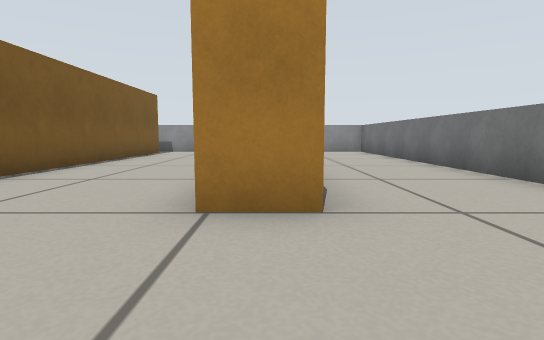
[1] (above)

20 first-person views from a walk through a Gazebo world. The camera is 0.3 m above the floor, tilts 6° down and sees 80° across. The floor is counted in squares, 0.5 m on a side. Each view is taken from the middle of a square. On the plan, view 1 faces up. The plan holds only what a view shows up to about 9 squares ahead; the rest is blank.

[2]
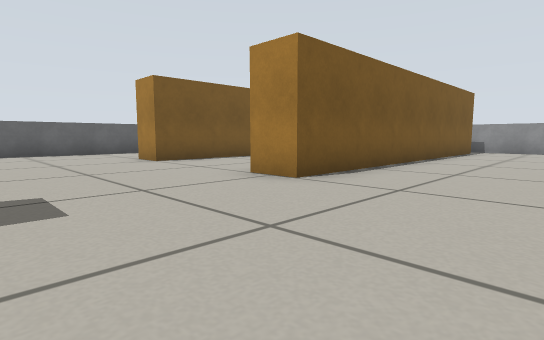

[3]
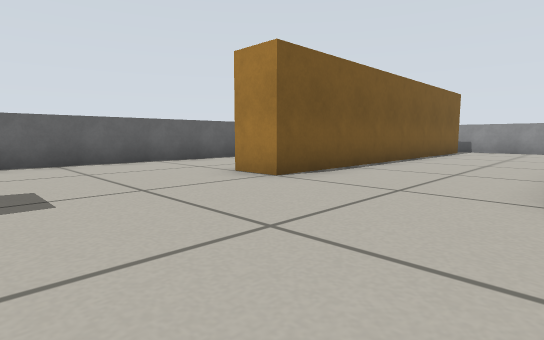

[4]
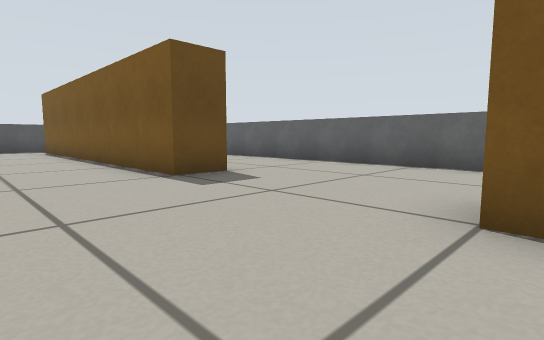

[5]
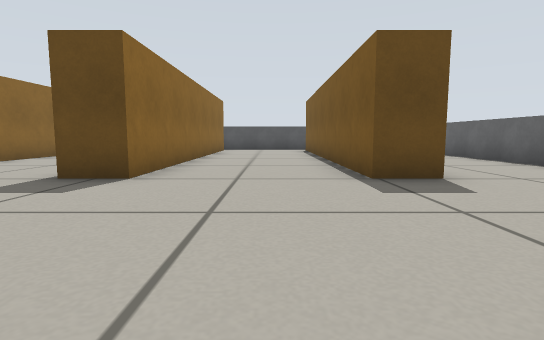

[6]
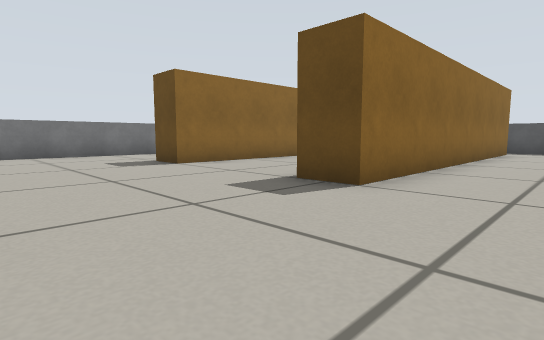

[7]
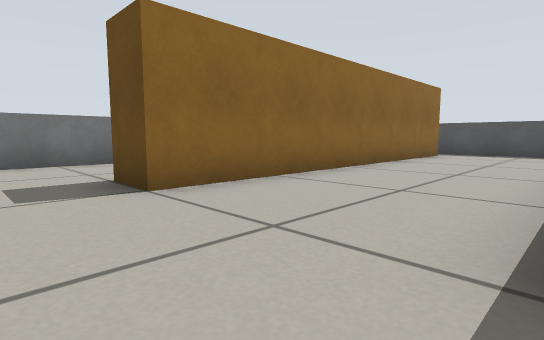

[8]
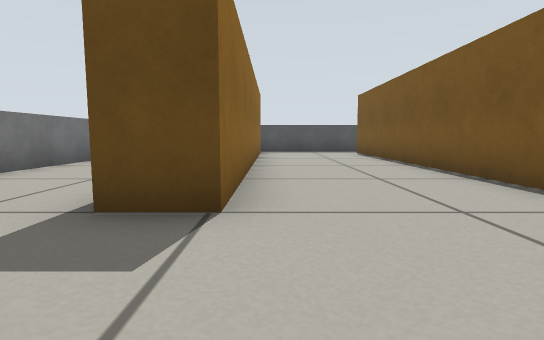

[9]
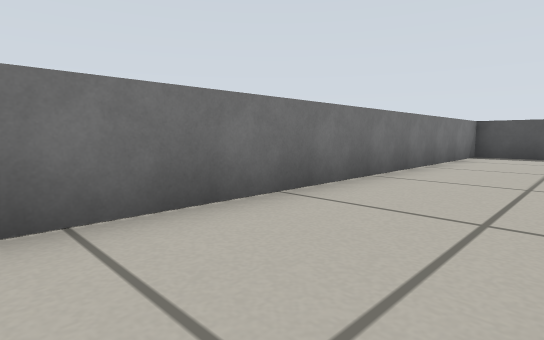

[10]
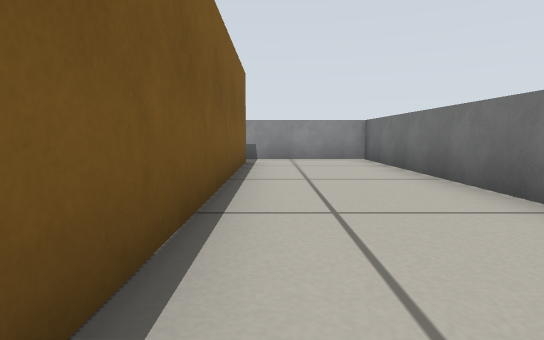

[11]
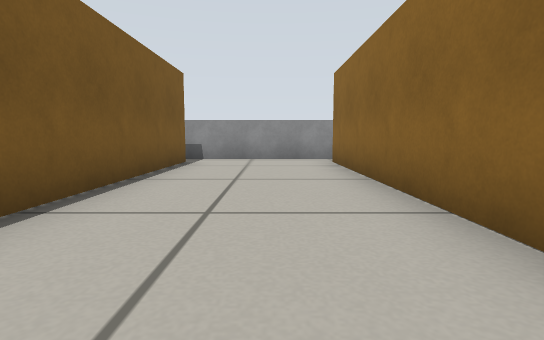

[12]
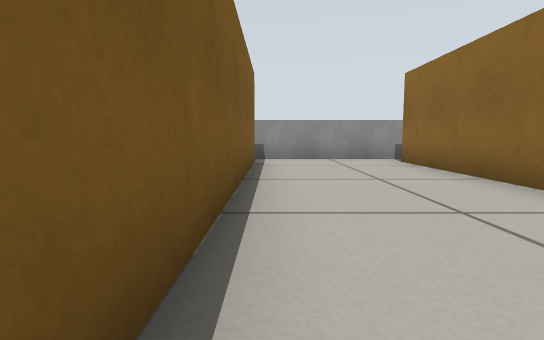

[13]
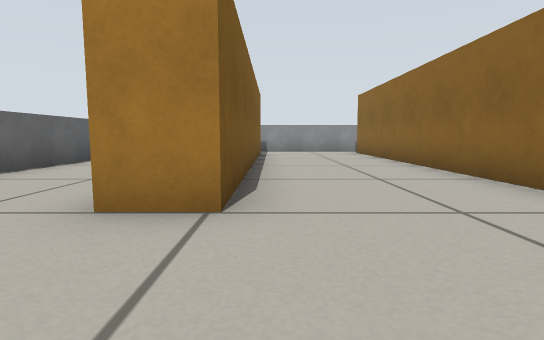

[14]
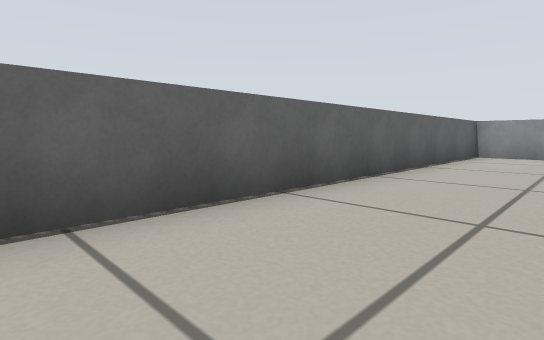

[15]
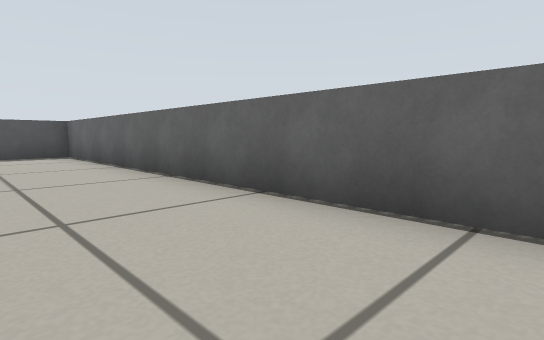

[16]
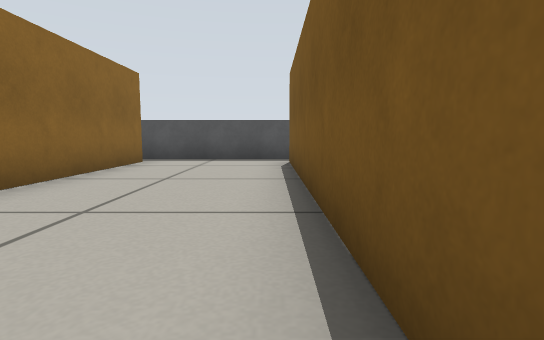

[17]
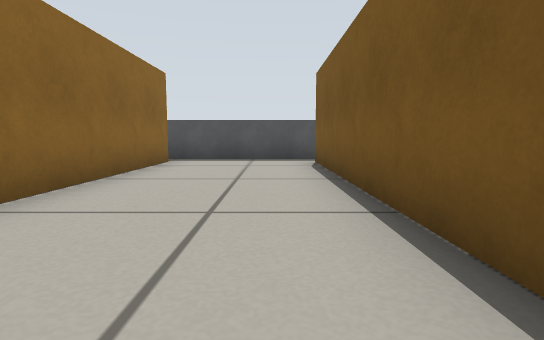

[18]
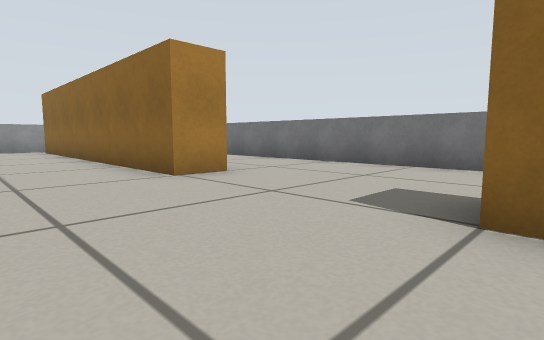

[19]
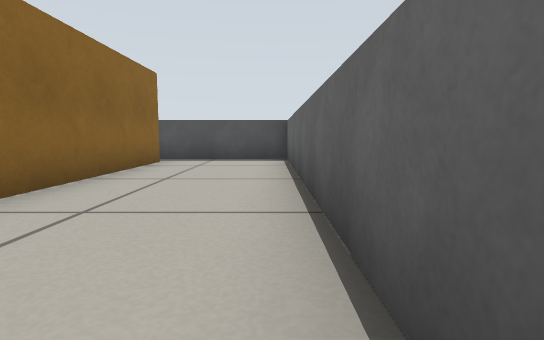

[20]
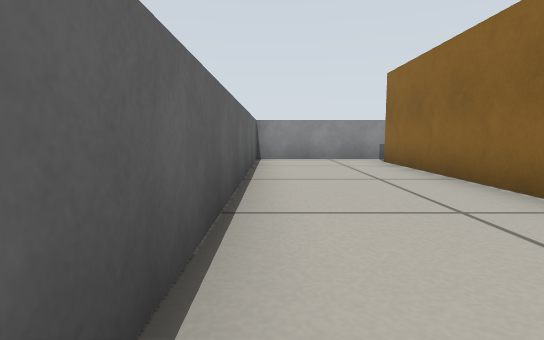

### Floor plan
Points are (right, up) in squares from view 1. A wall is a line through its corners. A room is listed if a view was taken in it or the views show most of it. See-through windows are left out.
Room 1 (views 1, 2, 3, 4, 5, 6, 7, 8, 9, 10, 11, 12, 13, 14, 15, 16, 17, 18, 19, 20)
walls: (-5, 3.5) (-5, 11.5); (-4, -2.5) (-4, -10.5); (-9.5, -1.5) (-8.4, -1.5) (-8.4, -10.2); (0.5, 2.5) (-0.6, 2.5) (-0.6, 11.5); (-9.4, 7) (-9.4, 11.5); (-4, 11.5) (-4, 2.5) (-5, 2.5); (-8.4, 11.4) (-8.4, 2.5) (-9.5, 2.5); (-5, -10.5) (-5, -1.5) (-4, -1.5); (0.4, 11.4) (0.4, 4.6); (-9.4, -10.5) (-9.4, -6); (-0.6, -10.5) (-0.6, -1.5) (0.5, -1.5); (1.9, -11.4) (3.4, -11.4) (3.4, 12.4) (-12.4, 12.4) (-12.4, -11.4) (-0.2, -11.4)

Positions as (right, up) in squares from view 1, and headings:
1: (0, 0), facing up
2: (-1, -1), facing up-left
3: (-5, -1), facing up-left
4: (-6, 3), facing down-left
5: (-7, 3), facing down
6: (-7, 2), facing down-right
7: (-4, 0), facing down-right
8: (-1, 1), facing down
9: (1, -1), facing down-right
10: (1, 4), facing up
11: (-2, 4), facing up
12: (-8, 4), facing up
13: (-8, 0), facing up
14: (-10, 2), facing up-left
15: (-10, -1), facing down-left
16: (-8, -3), facing down
17: (-3, -3), facing down
18: (-3, -2), facing up-right
19: (-12, -3), facing down
20: (-12, 4), facing up
